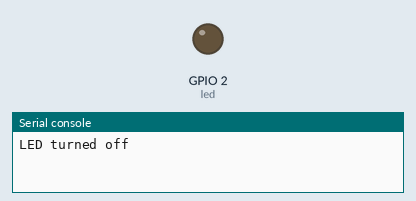
This program was run on a simulated ESP32 board running MicroPython. Parts: output pins drawn as LEDs (lit = HIGH), the last lines printed to the serial console.

Above: at 1.0 s.
At 3.0 s:
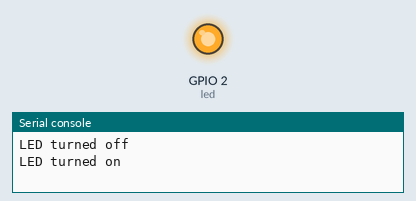
Timing chart, 0 to 5.2 s (numbered marks = the images above):
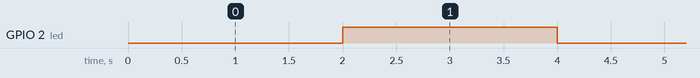

The program:

main.py
```python
# MicroPython script for ESP32

# blink the led and print led state on terminal

from machine import Pin
from time import sleep

# create object for led pin
led = Pin(2,Pin.OUT)

# global variable
led_state = True

# blink the led forever
# print the state of led on terminal
while True:
    led_state = not led_state
    led.value(led_state)
    print("LED turned on" if led_state else "LED turned off")
    # wait for some time
    sleep(2)
```

Measured:
- by itself, GPIO 2 (led): alternates HIGH for 2.0 s and LOW for 2.0 s
